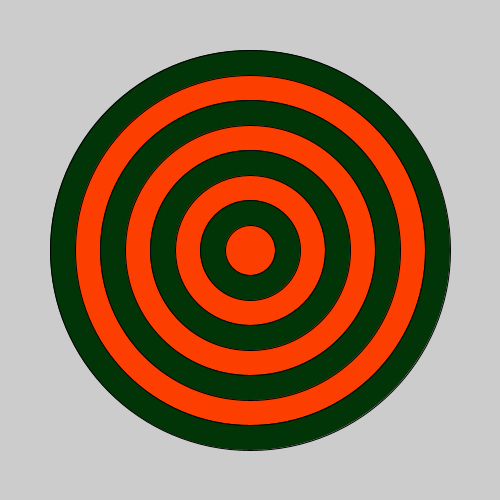
Frame 1 (no input)
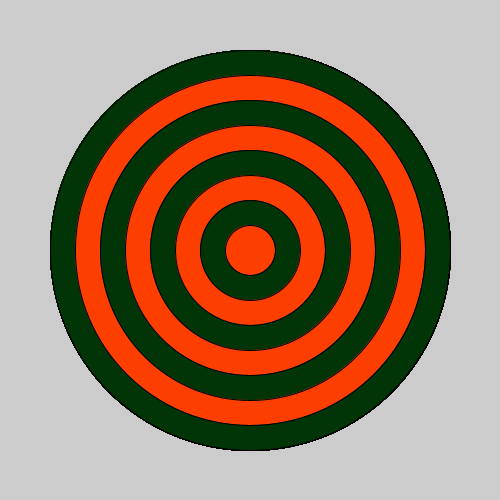
Frame 60 (the mouse pressed at the canvas centre just before this capture)
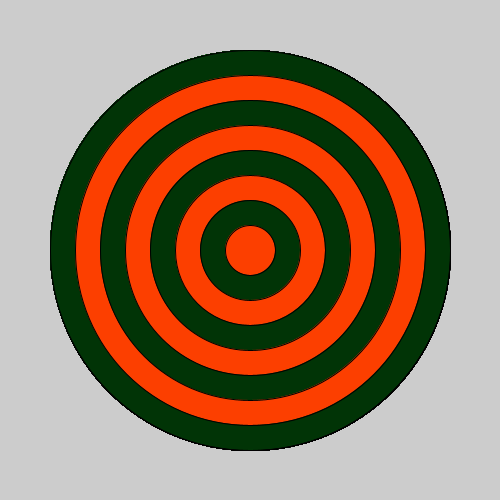
Frame 120 (the mouse held since frame 60 and released just before this capture)

The Processing sketch that drew these frames (run headless with seeded random() and noise(); from frame 60 on, the mouse is pressed at the canvas centre):

// Processing sketch: bullseye
// ── bullseye.pde

void setup() {
  size(500, 500);
}

void draw() {

  //Starting with the largest ellipse, use a for loop to draw a bullseye with ellipses.
  for(int i = 0; i < 8; i += 1) {
    if(i%2 == 1) {
      fill(#FC3F00);
    }
    else {
      fill(#013406);
    }
    ellipse(250, 250, 400 - i*50, 400 - i*50);
    
  }
  //Use an if statement and modulo to alternate the color of your rings.
  
  
}
